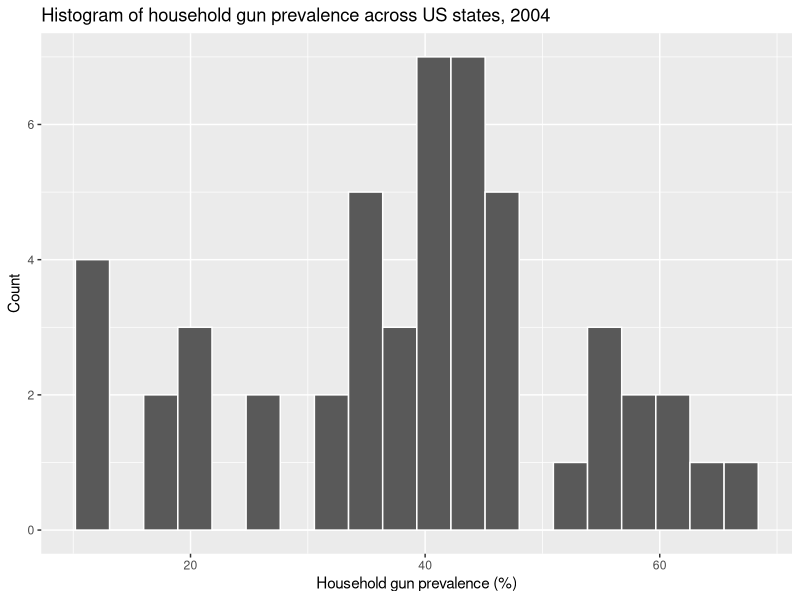

This chart was generated by the following R code: (Note: this script raises an error after producing the figure.)
## ---- chunk 1
library(data.table) #for reshaping the data
library(tidyverse) #a collection of packages which we use for data manipulation
## ---- chunk 2
#These are arranged in alphabetical order, such that the first value is for Alabama and the last value is for Wyoming. 
#DC does not have an estimate in these data.
gun.house.prev <- c(52.2, 59.8, 32.3, 58.8, 20.1, 34.6, 18.1, 26.3, 25.2,
                    40.3, 10.2, 55.7, 20.7, 38.5, 45.7, 42.8, 47.7, 45.0,
                    40.3, 21.7, 11.5, 40.8, 41.2, 54.6, 44.2, 62.6, 45.4,
                    34.0, 31.0, 11.4, 39.7, 18.5, 39.4, 56.2, 34.0, 46.5,
                    39.8, 35.1, 12.4, 43.3, 59.9, 46.6, 37.1, 44.8, 43.8,
                    37.5, 34.0, 58.5, 43.0, 65.5)

#make a dataset with the state abbreviation and their corresponding gun prevalences.
gun.data <- data.frame("ST" = state.abb, "gun.house.prev" = gun.house.prev)

#examine the distribution.
ggplot(gun.data, aes(gun.house.prev)) + 
  geom_histogram(bins = 20, col = "white") + 
  xlab("Household gun prevalence (%)") + ylab("Count") +
  ggtitle("Histogram of household gun prevalence across US states, 2004")

#reorder the dataset from lowest to highest prevalence and categorize prevalence into four bins.
gun.data <- gun.data %>% arrange(gun.house.prev) %>% 
  mutate(gun.house.prev.category = cut(gun.house.prev, 
                                       breaks = c(0, 20, 35, 44.9, 66), 
                                       labels = c("10.2%-19.9%", "20.0%-34.9%", "35.0%-44.9%", "45.0%-65.5%")))

#View(gun.data)
## ---- chunk 3
#load the state-specific datasets:
CDC_NHM_homicide_FA <- read.table("../Data/Raw-data/Homicide_Firearms_NH_Males_Age-adjusted_2008-2016.txt", 
                                  header = T, nrows = 102, sep = "\t") #nrows stops at row 102, the last row of data, before the data notes attached by CDC WONDER.

CDC_NHM_homicide_NFA <- read.table("../Data/Raw-data/Homicide_Non-Firearms_NH_Males_Age-adjusted_2008-2016.txt", 
                                  header = T, nrows = 102, sep = "\t")

CDC_NHM_suicide_FA <- read.table("../Data/Raw-data/Suicide_Firearms_NH_Males_Age-adjusted_2008-2016.txt", 
                                  header = T, nrows = 102, sep = "\t")

CDC_NHM_suicide_NFA <- read.table("../Data/Raw-data/Suicide_Non-Firearms_NH_Males_Age-adjusted_2008-2016.txt", 
                                  header = T, nrows = 102, sep = "\t")

#load US-level data (aggregated across entire US)
US_CDC_NHM_homicide_FA <- read.table("../Data/Raw-data/All-US_Homicide_Firearms_NH_Males_Age-adjusted_2008-2016.txt", 
                                  header = T, nrows = 2, sep = "\t")
US_CDC_NHM_homicide_NFA <- read.table("../Data/Raw-data/All-US_Homicide_Non-Firearms_NH_Males_Age-adjusted_2008-2016.txt", 
                                  header = T, nrows = 2, sep = "\t")
US_CDC_NHM_suicide_FA <- read.table("../Data/Raw-data/All-US_Suicide_Firearms_NH_Males_Age-adjusted_2008-2016.txt", 
                                  header = T, nrows = 2, sep = "\t")
US_CDC_NHM_suicide_NFA <- read.table("../Data/Raw-data/All-US_Suicide_Non-Firearms_NH_Males_Age-adjusted_2008-2016.txt", 
                                  header = T, nrows = 2, sep = "\t")

#Add a variable "State" to the US-level datasets that is necessary for later use.
US_CDC_NHM_homicide_FA$State = "United States"
US_CDC_NHM_homicide_NFA$State = "United States"
US_CDC_NHM_suicide_FA$State = "United States"
US_CDC_NHM_suicide_NFA$State = "United States"
## ---- chunk 4
#' Tidy datasets extracted from CDC WONDER
#' @param data The dataset to be cleaned.
#' @param state The name of the state variable in the dataset.
#' @param race The name of the race variable in the dataset.
#' @param death The name of the count of deaths variable in the dataset.
#' @param population The name of the population denominator in the dataset.
#' @param crude The name of the crude mortality rate variable in the dataset.
#' @param adjusted The name of the adjusted mortality rate variable in the dataset.
#' @param intent The intent of the death, homicide or suicide, user-supplied, based on the selected ICD codes.
#' @param mechanism The mechanism used, firearm or non-firearm, user-supplied, based on the selected ICD codes.

tidy_fx_cdc <- function(data, state, race, death, population, crude, adjusted, intent, mechanism) {
  dat2 <- data[, c(state, race, death, population, crude, adjusted)] 
  names(dat2)[3] <- paste0(death, ".", intent) 
  names(dat2)[4] <- paste0(population)
  names(dat2)[5] <- paste0("crude.", intent)
  names(dat2)[6] <- paste0("adjusted.", intent)
  dat2$type = mechanism
  return(dat2)
}
## ---- chunk 5
CDC_NHM_homicide_FA2 <- tidy_fx_cdc(data = CDC_NHM_homicide_FA, state = "State", 
                                    race = "Race",
                                    death = "Deaths", population = "Population", 
                                    crude = "Crude.Rate", adjusted = "Age.Adjusted.Rate", 
                                    intent = "homicide", mechanism = "Firearm")
CDC_NHM_suicide_FA2 <- tidy_fx_cdc(data = CDC_NHM_suicide_FA, state = "State", 
                                    race = "Race",
                                    death = "Deaths", population = "Population", 
                                    crude = "Crude.Rate", adjusted = "Age.Adjusted.Rate", 
                                    intent = "suicide", mechanism = "Firearm")

CDC_NHM_homicide_NFA2 <- tidy_fx_cdc(data = CDC_NHM_homicide_NFA, state = "State", 
                                    race = "Race",
                                    death = "Deaths", population = "Population", 
                                    crude = "Crude.Rate", adjusted = "Age.Adjusted.Rate", 
                                    intent = "homicide", mechanism = "Non-Firearm")
CDC_NHM_suicide_NFA2 <- tidy_fx_cdc(data = CDC_NHM_suicide_NFA, state = "State", 
                                    race = "Race",
                                    death = "Deaths", population = "Population", 
                                    crude = "Crude.Rate", adjusted = "Age.Adjusted.Rate", 
                                    intent = "suicide", mechanism = "Non-Firearm")

US_CDC_NHM_homicide_FA2 <- tidy_fx_cdc(data = US_CDC_NHM_homicide_FA, state = "State", 
                                    death = "Deaths", population = "Population", 
                                    race = "Race",
                                    crude = "Crude.Rate", adjusted = "Age.Adjusted.Rate", 
                                    intent = "homicide", mechanism = "Firearm")
US_CDC_NHM_homicide_NFA2 <- tidy_fx_cdc(data = US_CDC_NHM_homicide_NFA, state = "State", 
                                    race = "Race", 
                                    death = "Deaths", population = "Population", 
                                    crude = "Crude.Rate", adjusted = "Age.Adjusted.Rate", 
                                    intent = "homicide", mechanism = "Non-Firearm")
US_CDC_NHM_suicide_FA2 <- tidy_fx_cdc(data = US_CDC_NHM_suicide_FA, state = "State", 
                                    race = "Race", 
                                    death = "Deaths", population = "Population", 
                                    crude = "Crude.Rate", adjusted = "Age.Adjusted.Rate", 
                                    intent = "suicide", mechanism = "Firearm")
US_CDC_NHM_suicide_NFA2 <- tidy_fx_cdc(data = US_CDC_NHM_suicide_NFA, state = "State", 
                                    race = "Race", 
                                    death = "Deaths", population = "Population", 
                                    crude = "Crude.Rate", adjusted = "Age.Adjusted.Rate", 
                                    intent = "suicide", mechanism = "Non-Firearm")
## ---- chunk 6
#first, we create the wide dataset for the US-level data
US_CDC_NHM_homicide_2 <- rbind(US_CDC_NHM_homicide_FA2, US_CDC_NHM_homicide_NFA2)
US_CDC_NHM_suicide_2 <- rbind(US_CDC_NHM_suicide_FA2, US_CDC_NHM_suicide_NFA2)

rm(US_CDC_NHM_homicide_FA2, US_CDC_NHM_homicide_NFA2, 
   US_CDC_NHM_suicide_FA2, US_CDC_NHM_suicide_NFA2,
   US_CDC_NHM_homicide_FA, US_CDC_NHM_homicide_NFA,
   US_CDC_NHM_suicide_FA, US_CDC_NHM_suicide_NFA)

US_CDC_Males_0816 <- merge(US_CDC_NHM_homicide_2, 
                           US_CDC_NHM_suicide_2, 
                           by = c("State", "Race", "Population", "type"))

US_CDC_Males_0816 <- US_CDC_Males_0816 %>% 
  mutate(Race = plyr::revalue(Race, c("White" = "White",
                                      "Black or African American" = "Black")),
         Population = NA) #set the Population variable to be missing for the US-level data. 
                          #We use this variable to size the plotting points for individual states, but not the US overall.

#repeat the above set of operations for the state-specific datasets
CDC_NHM_homicide_2 <- rbind(CDC_NHM_homicide_FA2, CDC_NHM_homicide_NFA2)
CDC_NHM_suicide_2 <- rbind(CDC_NHM_suicide_FA2, CDC_NHM_suicide_NFA2)

rm(CDC_NHM_homicide_FA2, CDC_NHM_homicide_NFA2, 
   CDC_NHM_suicide_FA2, CDC_NHM_suicide_NFA2,
   CDC_NHM_homicide_FA, CDC_NHM_homicide_NFA, 
   CDC_NHM_suicide_FA, CDC_NHM_suicide_NFA)

CDC_Males_AllAges_0816 <- merge(CDC_NHM_homicide_2, 
                                CDC_NHM_suicide_2, 
                                by = c("State", "Race", "Population", "type"))

CDC_Males_AllAges_0816 <- CDC_Males_AllAges_0816 %>% 
  mutate(Race = plyr::revalue(Race, c("White" = "White",
                                      "Black or African American" = "Black"))) %>%
  mutate_at(.vars = c(5:10), funs(as.numeric(as.character(.)))) #reformat factor variables as numeric. "Supressed" and "Unreliable" get recoded as missing NA.
## ---- chunk 7
#US-level data first
US_CDC_Males_0816_wide_FA <- dcast(setDT(US_CDC_Males_0816 %>% filter(type == "Firearm")), State ~ Race, 
            value.var = c("Population", "Deaths.homicide", "crude.homicide", "adjusted.homicide",
                          "Deaths.suicide", "crude.suicide", "adjusted.suicide"), sep = ".")
US_CDC_Males_0816_wide_FA$type <- "Firearm"

US_CDC_Males_0816_wide_NFA <- dcast(setDT(US_CDC_Males_0816 %>% filter(type == "Non-Firearm")), State ~ Race, 
            value.var = c("Population", "Deaths.homicide", "crude.homicide", "adjusted.homicide",
                          "Deaths.suicide", "crude.suicide", "adjusted.suicide"), sep = ".")
US_CDC_Males_0816_wide_NFA$type <- "Non-Firearm"

US_CDC_Males_0816_wide <- rbind(US_CDC_Males_0816_wide_FA, US_CDC_Males_0816_wide_NFA)

rm(US_CDC_Males_0816_wide_FA, US_CDC_Males_0816_wide_NFA, US_CDC_NHM_homicide_2, US_CDC_NHM_suicide_2)

#repeat steps for state-level data
CDC_Males_AllAges_0816_wide_FA <- dcast(setDT(CDC_Males_AllAges_0816 %>% filter(type == "Firearm")), State ~ Race, 
                                     value.var = c("Population", "Deaths.homicide", "crude.homicide", "adjusted.homicide",
                                                   "Deaths.suicide", "crude.suicide", "adjusted.suicide"), sep = ".") 
CDC_Males_AllAges_0816_wide_FA$type <- "Firearm"
CDC_Males_AllAges_0816_wide_NFA <- dcast(setDT(CDC_Males_AllAges_0816 %>% filter(type == "Non-Firearm")), State ~ Race, 
                                     value.var = c("Population", "Deaths.homicide", "crude.homicide", "adjusted.homicide",
                                                   "Deaths.suicide", "crude.suicide", "adjusted.suicide"), sep = ".") 
CDC_Males_AllAges_0816_wide_NFA$type <- "Non-Firearm"

CDC_Males_AllAges_0816_wide <- rbind(CDC_Males_AllAges_0816_wide_FA, CDC_Males_AllAges_0816_wide_NFA)

rm(CDC_Males_AllAges_0816_wide_FA, CDC_Males_AllAges_0816_wide_NFA, CDC_NHM_homicide_2, CDC_NHM_suicide_2)
## ---- chunk 8
#Add United States as a new factor level
CDC_Males_AllAges_0816_wide <- CDC_Males_AllAges_0816_wide %>% mutate(State = forcats::fct_expand(State, "United States"))

#check:
#levels(CDC_Males_AllAges_0816_wide)
#dim(CDC_Males_AllAges_0816_wide)
CDC_Males_AllAges_0816_wide <- rbind(CDC_Males_AllAges_0816_wide, US_CDC_Males_0816_wide)
#dim(CDC_Males_AllAges_0816_wide)
## ---- chunk 9
CDC_Males_AllAges_0816_wide <- CDC_Males_AllAges_0816_wide %>% 
  mutate(crude.RD.suicide = crude.suicide.Black - crude.suicide.White,
         adj.RD.suicide = adjusted.suicide.Black - adjusted.suicide.White,
         crude.RD.homicide = crude.homicide.Black - crude.homicide.White,
         adj.RD.homicide = adjusted.homicide.Black - adjusted.homicide.White)

#add state abbreviation variable
CDC_Males_AllAges_0816_wide <- CDC_Males_AllAges_0816_wide %>% mutate(ST = state.abb[match(State, state.name)])
CDC_Males_AllAges_0816_wide$ST[CDC_Males_AllAges_0816_wide$State == "United States"] <- "US"
CDC_Males_AllAges_0816_wide$ST[CDC_Males_AllAges_0816_wide$State == "District of Columbia"] <- "DC"

#length(unique(CDC_Males_AllAges_0816_wide$State))
#length(unique(CDC_Males_AllAges_0816_wide$ST))
## ---- chunk 10

#make a data frame that contains the variable "ST.order.RD.homicide" whose levels are ordered by the rate difference in firearm-related homicide
levels.firearm.homicide <- CDC_Males_AllAges_0816_wide %>% 
  filter(type == "Firearm") %>%
  mutate(ST.order.RD.homicide = reorder(ST, adj.RD.homicide)) %>%
  select(ST.order.RD.homicide, adj.RD.homicide)

#list out all the states missing homicide rate for black men.
CDC_Males_AllAges_0816_wide %>% 
  filter(is.na(adjusted.homicide.Black) == T & type == "Firearm") %>%  
  select(ST, adjusted.homicide.White) %>% 
  arrange(adjusted.homicide.White) 

#manually set the ordering: US goes on top, following by states with largest -- smallest rate differences, followed by states with missing differences:
CDC_Males_AllAges_0816_wide$ST.order.RD.homicide <- factor(CDC_Males_AllAges_0816_wide$ST, 
                                                           levels = c("HI","NH", "SD", "VT", "UT", "ND", "ID", "ME", "MT", "WY", 
                                                                      levels(levels.firearm.homicide$ST.order.RD.homicide)[c(1:23, 25:42)],
                                                                      "US"))

#Follow the same procedure for suicide
levels.firearm.suicide <-CDC_Males_AllAges_0816_wide %>% 
  filter(type == "Firearm") %>%
  mutate(ST.order.RD.suicide = reorder(ST, -adj.RD.suicide)) %>% 
  select(ST.order.RD.suicide, adj.RD.suicide)

CDC_Males_AllAges_0816_wide %>% 
   filter(is.na(adjusted.suicide.Black) == T & type == "Firearm") %>%  
   select(ST, adjusted.suicide.White) %>% 
   arrange(adjusted.suicide.White)

CDC_Males_AllAges_0816_wide$ST.order.RD.suicide <- factor(CDC_Males_AllAges_0816_wide$ST, 
                                                          levels = c("RI", "HI", "IA", "NH", "ME", "SD", "ND", "VT", "UT", "ID", "MT", "WY",
                                                                     levels(levels.firearm.suicide$ST.order.RD.suicide)[c(1:17, 19:40)],
                                                                     "US"))

## ---- chunk 11
dim(CDC_Males_AllAges_0816_wide)
CDC_Males_AllAges_0816_wide <- merge(CDC_Males_AllAges_0816_wide, gun.data, by = "ST", all.x = T)
dim(CDC_Males_AllAges_0816_wide)

num.years = 2016 - 2008 + 1

#Calculate the average annualized population size for each state 
CDC_Males_AllAges_0816_wide <-CDC_Males_AllAges_0816_wide %>% 
  mutate(average.pop.white = Population.White/num.years,
         average.pop.black = Population.Black/num.years)

CDC_Males_AllAges_0816_wide <- CDC_Males_AllAges_0816_wide %>% 
  mutate(type.fac = factor(type, labels = c("Firearm-related", "Firearm-unrelated")))
## ---- chunk 12
save(CDC_Males_AllAges_0816_wide, file = "../Data/Cleaned-data/Males_AllAges_0816.Rdata")
